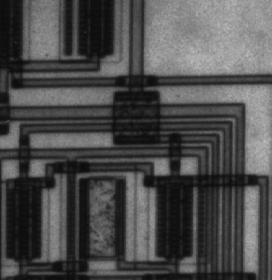
#> input picture Lab5_Edge_Detection/circuit.tif, 272 x 280 px
$ jupyter execute Lab_Edge_Detection_STD.ipynb   (shell and % lines are left out)
#> lines starting #> are read from the running program, lines starting #| are printed output that depends on the picture; after the words box and inside, x2 and y2 are one past the last pixel; in counts of white or black regions, pixels touching at a corner belong together
### Lab5_Edge_Detection/commonfunctions.py


import skimage.io as io
import matplotlib.pyplot as plt
import numpy as np
from skimage.exposure import histogram
from matplotlib.pyplot import bar
from skimage.color import rgb2gray, rgb2hsv

# Convolution:
from scipy.signal import convolve2d
from scipy import fftpack
import math

from skimage.util import random_noise
from skimage.filters import median
from skimage.feature import canny


# Edges
from skimage.filters import sobel_h, sobel, sobel_v, roberts, prewitt

# Show the figures / plots inside the notebook


def show_images(images, titles=None):
    # This function is used to show image(s) with titles by sending an array of images and an array of associated titles.
    # images[0] will be drawn with the title titles[0] if exists
    # You aren't required to understand this function, use it as-is.
    n_ims = len(images)
    if titles is None:
        titles = ['(%d)' % i for i in range(1, n_ims + 1)]
    fig = plt.figure()
    fig.patch.set_facecolor('xkcd:white')
    n = 1
    for image, title in zip(images, titles):
        a = fig.add_subplot(1, n_ims, n)
        if image.ndim == 2:
            plt.gray()
        plt.imshow(image)
        a.set_title(title)
        n += 1
    fig.set_size_inches(np.array(fig.get_size_inches()) * n_ims)
    plt.show()


# [6 lines left out: function showHist, not called in this run]

### Lab5_Edge_Detection/Lab_Edge_Detection_STD.ipynb
# Lab 4 - part2
### Edge Detection

https://github.com/scikit-image/scikit-image/blob/master/skimage/filters/edges.py

http://scikit-image.org/docs/0.11.x/auto_examples/plot_edge_filter.html

http://scikit-image.org/docs/dev/auto_examples/edges/plot_canny.html

[cell 1]
from commonfunctions import *
import math
import skimage
import numpy as np

[cell 2]
'''
1. Built-in Sobel, Prewill, Roberts, Canny
2. Custom Sobel (V-H-Both)
3. Custom LoG
'''
from skimage.filters import roberts, sobel, prewitt
from skimage import feature

[cell 3]
# 1. Built-in Sobel, Prewill, Roberts, Canny

img = io.imread('./circuit.tif')
#> img is the input picture: shape (280, 272); min 12, max 191, mean 76.3
print(img)
#> (printed output is left out)
show_images([img])
#> in show_images, `n_ims = len(images)`: n_ims = 1
#> the loop in show_images, `for image, title in zip(images, titles):` made 1 pass
#> (title, n) on pass 1: ('(1)', 2)
#> after the loop in show_images, `for image, title in zip(images, titles):`: n = 2
edge_sobel = sobel(img)
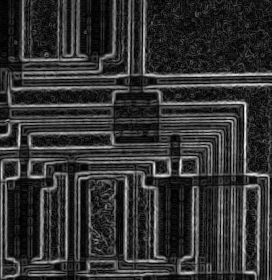
#> edge_sobel: shape (280, 272) float64; min 0, max 0.225, mean 0.0447; drawn with min black and max white
edges_prewitt = prewitt(img)
edge_roberts = roberts(img)
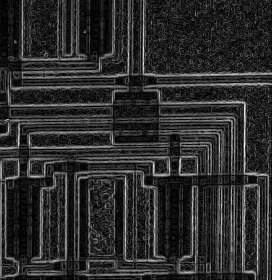
#> edge_roberts: shape (280, 272) float64; min 0, max 0.208, mean 0.0363; drawn with min black and max white
edge_canny = feature.canny(img)
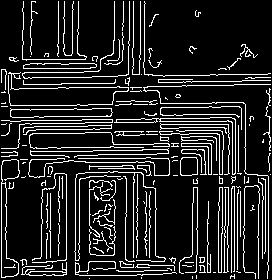
#> edge_canny: shape (280, 272) bool; 14% white in thin lines or dots
show_images([img,edge_sobel,edges_prewitt,edge_roberts,edge_canny],["Original","Sobel","Prewill","Roberts","Canny"])
#> in show_images (call 2), `n_ims = len(images)`: n_ims = 5
#> the loop in show_images (call 2), `for image, title in zip(images, titles):` made 5 passes
#> title on passes 1 to 5: 'Original', 'Sobel', 'Prewill', 'Roberts', 'Canny'
#> after the loop in show_images (call 2), `for image, title in zip(images, titles):`: n = 6
#> in show_images (call 2), `plt.show()`:
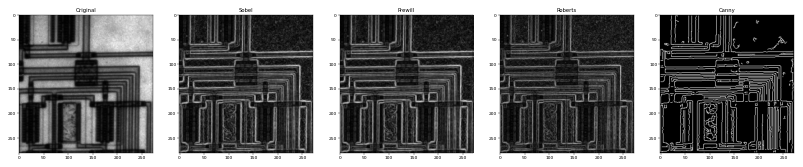
#> figure drawn by matplotlib, 5 panels

[cell 4]
# 2. Custom Sobel (V-H-Both)
def Sobel(image):
    hx = np.array([
        [-1,-2,-1],
        [0,0,0],
        [1,2,1],
    ])
    hy = np.array([
        [-1,0,1],
        [-2,0,2],
        [-1,0,1],
    ])
    edgex = 1
    edgey = 1
    gx = convolve2d(image,hx)
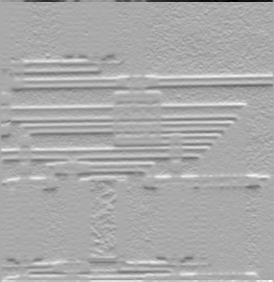
#> gx: shape (282, 274) int64; min -681, max 340, mean 0; drawn with min black and max white
    gy = convolve2d(image,hy)
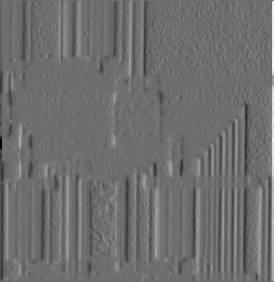
#> gy: shape (282, 274) int64; min -523, max 681, mean 0; drawn with min black and max white
    outimage = np.sqrt(gx**2+gy**2)
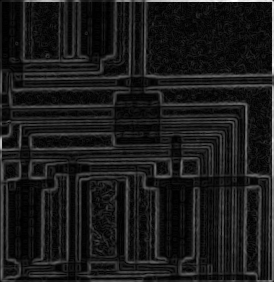
#> outimage: shape (282, 274) float64; min 0, max 681, mean 71.1; drawn with min black and max white
    show_images([image,gx,gy,outimage],['Original','X filter','Y filter','X and Y filter'])
    return

[cell 5]
Sobel(img)
show_images([edge_sobel],['Skimage sobel'])

[cell 6]
# 3. Custom LoG
from skimage.filters import gaussian
thres = 20
def LoG_F1(image,threshold):
#> called with threshold = 0.01
    filtered_image = gaussian(image)
    F1 = np.array([
        [-1,-1,-1],
        [-1,8,-1],
        [-1,-1,-1]
    ])
    out_image = convolve2d(filtered_image,F1)
    out_image = out_image > threshold
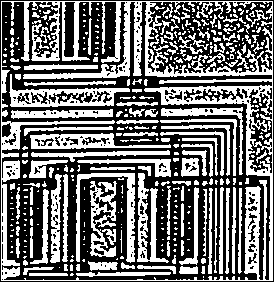
#> out_image: shape (282, 274) bool; 43.7% white; 389 white regions (251 under 20 px), largest, box (x1, y1, x2, y2) and area: (1, 1, 273, 281) 12462, (9, 74, 130, 107) 1348, (76, 173, 135, 263) 1150
    return out_image


def LoG_F2(image,threshold):
#> called with threshold = 0.01
    filtered_image = gaussian(image)
    F2 = np.array([
        [0,1,0],
        [1,-4,1],
        [0,1,0]
    ])
    out_image = convolve2d(filtered_image,F2)
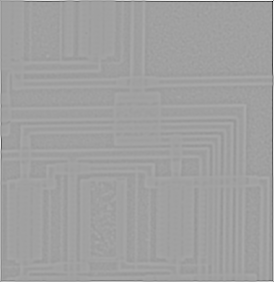
#> out_image: shape (282, 274) float64; min -1.12, max 0.663, mean 1.52e-19; drawn with min black and max white
    out_image = out_image > threshold
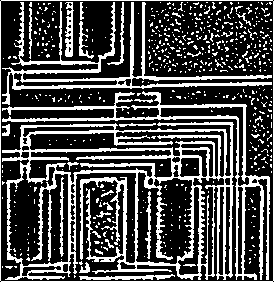
#> out_image: shape (282, 274) bool; 29.7% white; 612 white regions (579 under 20 px), largest, box (x1, y1, x2, y2) and area: (2, 122, 234, 280) 10008, (2, 2, 272, 105) 3388, (2, 91, 270, 280) 3328
    return out_image

[cell 7]
F1 = LoG_F1(img,0.01)
F2 = LoG_F2(img,0.01)
show_images([img,F1,F2],['Original','custom LoG F1','custom LoG F2'])
